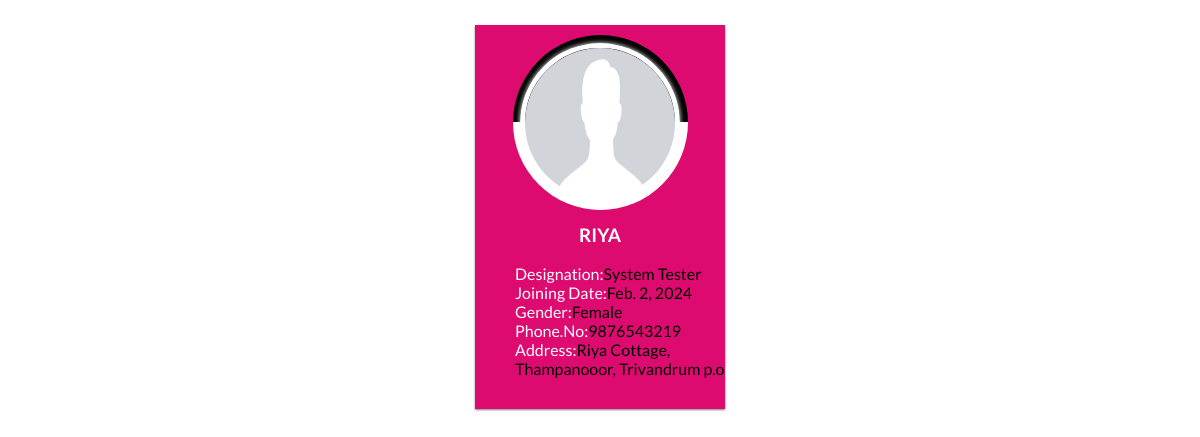
Screenshot of /empapp/employees/3/ with the database file from the repository.
### empapp/models.py (models this page shows, shortened)
class Employee(models.Model):
    employee_name=models.CharField(max_length=200)
    designation=models.CharField(max_length=200)
    joining_date=models.DateField(max_length=200)
    gender=models.CharField(max_length=200)
    dob=models.DateField(max_length=200)
    email=models.CharField(max_length=200)
    phone=models.CharField(max_length=200)
    employee_image=models.ImageField(upload_to='images',default='images/default.jpg',blank=True)
    address=models.CharField(max_length=200)
    salary=models.CharField(max_length=200)
    about=models.CharField(max_length=200,null=True)

### empapp/views.py (the view)
# urls.py: path('employees/<int:pk>/',views.EmployeeDetailView.as_view(),name='employee-detail'),
class EmployeeDetailView(View):
    def get(self,request,*args,**kwargs):
        print(kwargs) #kwargs={"pk":6}
        id=kwargs.get("pk")
        qs=Employee.objects.get(id=id)
        return render(request,'employee_detail.html',{'data':qs})

### empapp/templates/employee_detail.html (shortened to what this page needs)
<!DOCTYPE html>
<html lang="en">
<head>
</head>
<body>
    <div class="card">
        <div class="ring">
          <img src="{{data.employee_image.url}}" alt="Rambo" class="employee">
        </div>
        <h3>{{data.employee_name}}</h3>
        <ul>
          <li><span>Designation:</span>{{data.designation}}</li>
          <li><span>Joining Date:</span>{{data.joining_date}}</li>
          <li><span>Gender:</span>{{data.gender}}</li>
          <li><span>Phone.No:</span>{{data.phone}}</li>
          <li><span>Address:</span>{{data.address}}</li>
        </ul>
      </div>
</body>
</html>

### empapp/templates/employee_detail.html (style rules this page uses)
html, body { width: 100%; height: 100%; margin: 0; padding: 0; }
body { font-family: 'Lato'; }

### rows the page displays
Employee: employee_image (picture), employee_name "RIYA", designation "System Tester", joining_date "Feb. 2, 2024", gender "Female", phone "9876543219", address "Riya Cottage, Thampanooor, Trivandrum p.o"
